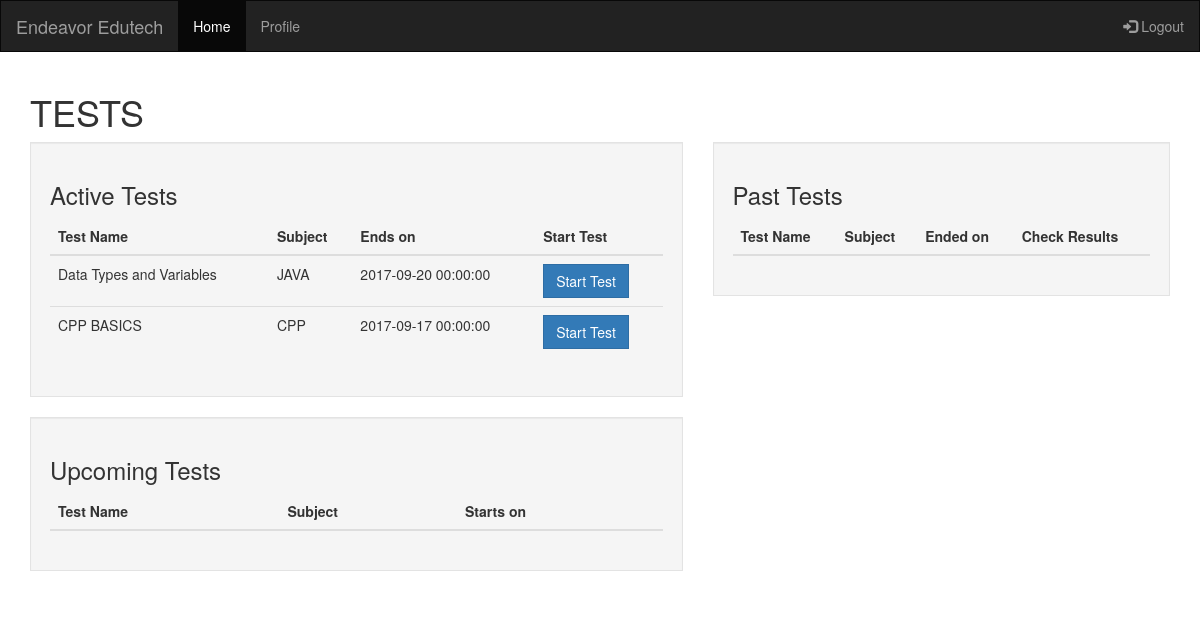
/studentHome.php (signed in), run on the app's committed database.
### tables this page shows
CREATE TABLE `test` (
  `test_id` int(11) NOT NULL,
  `subject` varchar(50) NOT NULL,
  `test_name` varchar(50) NOT NULL,
  `sdatetime` datetime NOT NULL,
  `edatetime` datetime NOT NULL,
  `test_duration` int(11) NOT NULL,
  `attempts` int(11) NOT NULL,
  `yes_no` varchar(3) NOT NULL,
  `created` timestamp NOT NULL DEFAULT CURRENT_TIMESTAMP
);

### studentHome.php (the view, shortened to what this page needs)
<?php require'database.php' ?>
<?php
$query = mysqli_query($conn,"SELECT * FROM test");
$results = mysqli_fetch_all($query, MYSQLI_ASSOC);
?>
<!DOCTYPE html>
<html lang="en">
	<head>
		<link rel="stylesheet" href="https://maxcdn.bootstrapcdn.com/bootstrap/3.3.7/css/bootstrap.min.css">
		<link rel="stylesheet" type="text/css" href="css/stylesheet.css">
	</head>
	<body>
		<nav class="navbar navbar-inverse">
		  <div class="container-fluid">
		    <div class="navbar-header">
		      <a class="navbar-brand" href="studentHome.php">Endeavor Edutech</a>
		    </div>
		    <ul class="nav navbar-nav">
		      <li class="active"><a href="studentHome.php">Home</a></li>
		      <li><a href="studentProfile.php">Profile</a></li>
		    </ul>
		    <ul class="nav navbar-nav navbar-right">
		      <li><a href="logout.php"><span class="glyphicon glyphicon-log-in"></span> Logout</a></li>
		    </ul>
		  </div>
		</nav>
    <div class="container">
			<h1>TESTS</h1>
			<div class="row">
				<div class="col-lg-7">
					<div id="active_test" class="well">
						<h3>Active Tests</h3>
						<table class="table">
							    <thead>
							      <tr>
							        <th>Test Name</th>
							        <th>Subject</th>
							        <th>Ends on</th>
							        <th>Start Test</th>
							      </tr>
							    </thead>
							    <tbody>
							    	<?php foreach ($results as $result):
										if((strtotime($result['sdatetime']) <= strtotime(date("Y-m-d h:i:sa")))  && (strtotime($result['edatetime']) > strtotime(date("Y-m-d h:i:sa")))  ){ ?>
										      <tr>
										        <td><?php echo $result['test_name'];?></td>
										        <td><?php echo $result['subject']; ?></td>
										        <td><?php echo $result['edatetime']; ?></td>
										        <td><a href="solveTest.php?var=<?php echo $result['test_id'];?>" class="btn btn-primary">Start Test</a></td>
										      </tr>
										<?php } ?>
									<?php endforeach; ?>
							    </tbody>
							</table>
					</div>
					<div id="active_test" class="well">
						<h3>Upcoming Tests</h3>
							<table class="table">
							    <thead>
							      <tr>
							        <th>Test Name</th>
							        <th>Subject</th>
							        <th>Starts on</th>
							      </tr>
							    </thead>
							</table>
					</div>
				</div>
				<div class="col-lg-5">
					<div id="active_test" class="well">
						<h3>Past Tests</h3>
						<table class="table">
							    <thead>
							      <tr>
							        <th>Test Name</th>
							        <th>Subject</th>
							        <th>Ended on</th>
							        <th>Check Results</th>
							      </tr>
							    </thead>
							</table>
					</div>
				</div>
			</div>
		</div>
	</body>
</html>

### css/stylesheet.css (style rules this page uses)
body { position: relative; }
* { border-radius: 0 !important; }

### data on the page
test: test_name "Data Types and Variables", subject "JAVA", edatetime "2017-09-20 00:00:00"
test: test_name "CPP BASICS", subject "CPP", edatetime "2017-09-17 00:00:00"
